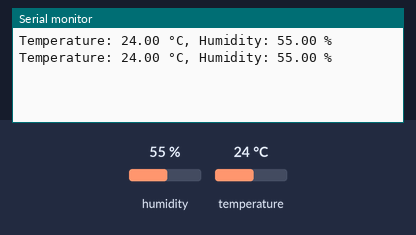
Recording of a program running on a simulated ESP32. On the bench: the last lines printed to the serial monitor. The test bench sets the inputs (shaded band); at power-on: humidity 55 %, temperature 24 °C. The ROS host is connected and sends only what is stated.

Above: at 5.2 s.
5.3 s: humidity set to 22 %
At 5.9 s:
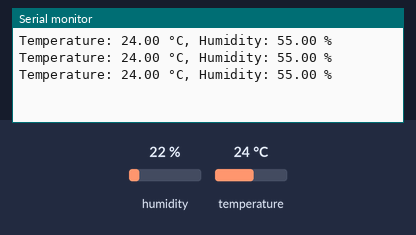
8.6 s: temperature set to 12 °C
At 9.4 s:
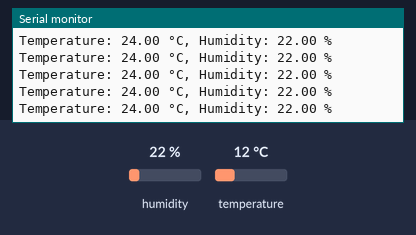
11.9 s: humidity set to 40 %
At 12.9 s:
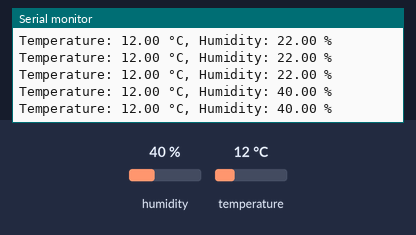
Timing chart, 0 to 14.9 s (numbered marks = the images above; inputs shaded):
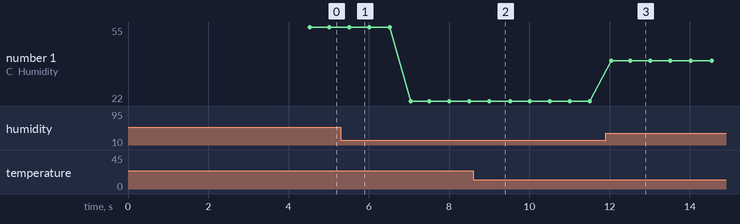

Measured:
- after the input at 11.9 s, the serial monitor: prints a new line after 0.13 s (image 3)
- plotted number 1: 55 → 22 after the input at 5.3 s, 22 → 40 after the input at 11.9 s

The program:

main.cpp
```cpp
#include <Arduino.h>
#include <WiFi.h>
#include <esp_wifi.h> // Required for disabling power saving
#include <micro_ros_platformio.h>

#include <rcl/rcl.h>
#include <rclc/rclc.h>
#include <rclc/executor.h>

#include <std_msgs/msg/float32.h>
#include <DHT.h>

/* ===================== CONFIG ===================== */

// WiFi credentials
char ssid[] = "PRABHU";
char password[] = "kee129..";

// micro-ROS Agent (PC running micro-ROS agent)
IPAddress agent_ip(10, 239, 213, 239); // Corrected to match your working boards
uint16_t agent_port = 8888;

// DHT11 sensor pin
#define DHTPIN 4
#define DHTTYPE DHT11
DHT dht(DHTPIN, DHTTYPE);

/* ================================================== */

rcl_publisher_t temp_pub;
rcl_publisher_t hum_pub;

std_msgs__msg__Float32 temp_msg;
std_msgs__msg__Float32 hum_msg;

rcl_timer_t timer;
rclc_executor_t executor;
rclc_support_t support;
rcl_allocator_t allocator;
rcl_node_t node;

/* ===================== MACROS ===================== */

#define RCCHECK(fn) { rcl_ret_t rc = fn; if (rc != RCL_RET_OK) error_loop(); }
#define RCSOFTCHECK(fn) { rcl_ret_t rc = fn; (void) rc; }

/* ===================== ERROR LOOP ===================== */

void error_loop()
{
  while (1)
  {
    delay(100);
  }
}

/* ===================== TIMER CALLBACK ===================== */

void timer_callback(rcl_timer_t *timer, int64_t last_call_time)
{
  (void) last_call_time;

  if (timer != NULL)
  {
    float temperature = dht.readTemperature();
    float humidity = dht.readHumidity();

    if (isnan(temperature) || isnan(humidity))
    {
      Serial.println("Failed to read from DHT sensor!");
      return;
    }

    temp_msg.data = temperature;
    hum_msg.data = humidity;

    RCSOFTCHECK(rcl_publish(&temp_pub, &temp_msg, NULL));
    RCSOFTCHECK(rcl_publish(&hum_pub, &hum_msg, NULL));

    Serial.print("Temperature: ");
    Serial.print(temperature);
    Serial.print(" °C, Humidity: ");
    Serial.print(humidity);
    Serial.println(" %");
  }
}

/* ===================== SETUP ===================== */

void setup()
{
  Serial.begin(115200);
  delay(2000);

  // Initialize DHT sensor
  dht.begin();

  // Configure WiFi micro-ROS transport
  set_microros_wifi_transports(
    ssid,
    password,
    agent_ip,
    agent_port
  );

  delay(2000);

  // Force Wi-Fi to stay awake for multi-node setups to prevent UDP packet drops
  esp_wifi_set_ps(WIFI_PS_NONE);

  allocator = rcl_get_default_allocator();

  // Initialize micro-ROS support
  RCCHECK(rclc_support_init(&support, 0, NULL, &allocator));

  // Create node
  RCCHECK(
    rclc_node_init_default(
      &node,
      "dht11_node",
      "",
      &support
    )
  );

  // Create publishers
  RCCHECK(
    rclc_publisher_init_default(
      &temp_pub,
      &node,
      ROSIDL_GET_MSG_TYPE_SUPPORT(std_msgs, msg, Float32),
      "dht11/temperature"
    )
  );

  RCCHECK(
    rclc_publisher_init_default(
      &hum_pub,
      &node,
      ROSIDL_GET_MSG_TYPE_SUPPORT(std_msgs, msg, Float32),
      "dht11/humidity"
    )
  );

  // Create timer (1 Hz)
  const unsigned int timer_timeout = 500;
  RCCHECK(
    rclc_timer_init_default(
      &timer,
      &support,
      RCL_MS_TO_NS(timer_timeout),
      timer_callback
    )
  );

  // Create executor
  RCCHECK(
    rclc_executor_init(
      &executor,
      &support.context,
      1,
      &allocator
    )
  );

  RCCHECK(
    rclc_executor_add_timer(&executor, &timer)
  );
}

/* ===================== LOOP ===================== */

void loop()
{
  RCSOFTCHECK(
    rclc_executor_spin_some(
      &executor,
      RCL_MS_TO_NS(100)
    )
  );

  delay(10);
}
```
